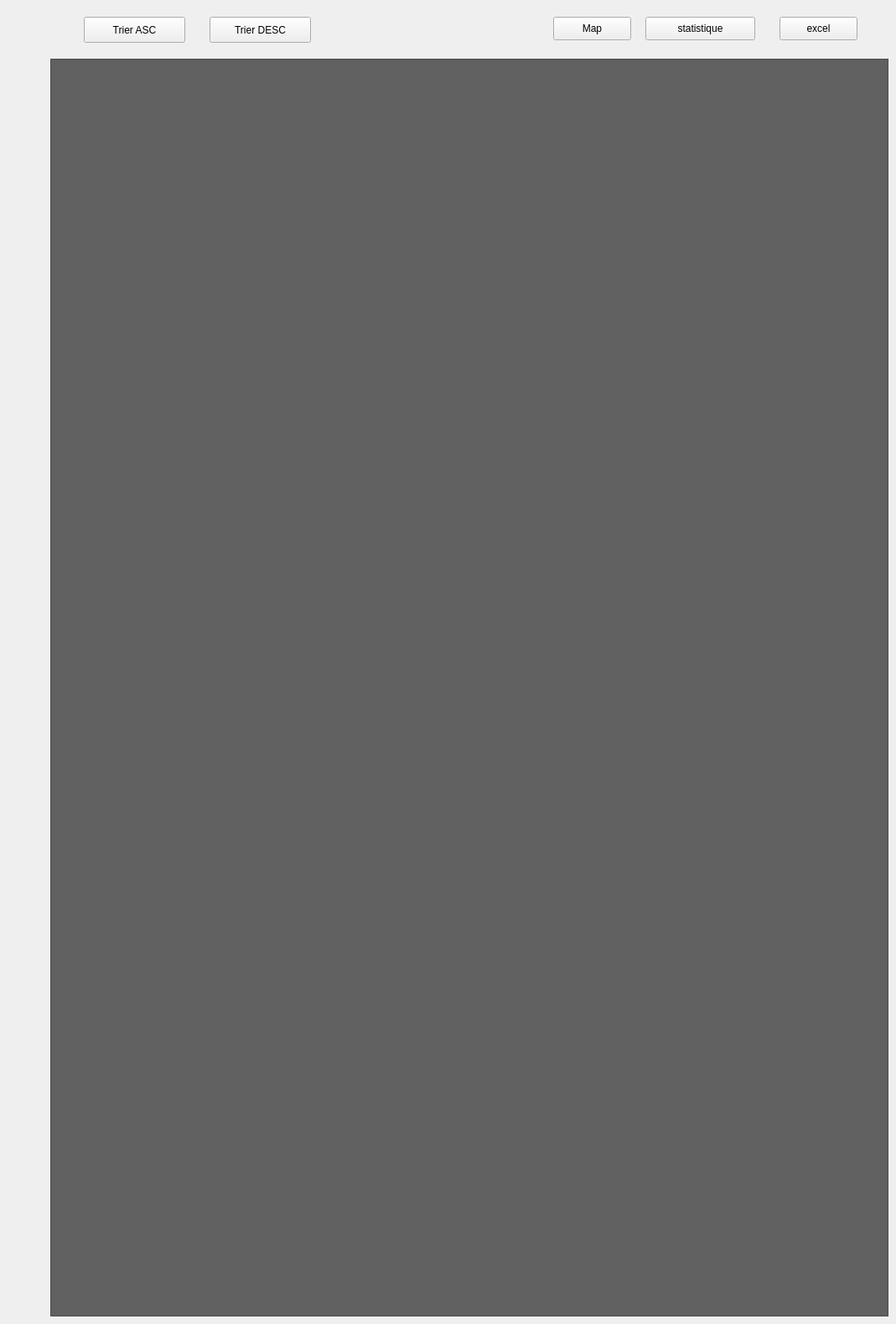
    <widget class="QWidget" name="tab_2">
     <attribute name="title">
      <string>Afficher Terrain</string>
     </attribute>
     <widget class="QTableView" name="tableTerrain">
      <property name="geometry">
       <rect>
        <x>60</x>
        <y>70</y>
        <width>1000</width>
        <height>1500</height>
       </rect>
      </property>
      <property name="palette">
       <palette>
        <active>
         <colorrole role="Button">
          <brush brushstyle="SolidPattern">
           <color alpha="255">
            <red>96</red>
            <green>96</green>
            <blue>96</blue>
           </color>
          </brush>
         </colorrole>
         <colorrole role="Base">
          <brush brushstyle="SolidPattern">
           <color alpha="255">
            <red>96</red>
            <green>96</green>
            <blue>96</blue>
           </color>
          </brush>
         </colorrole>
         <colorrole role="Window">
          <brush brushstyle="SolidPattern">
           <color alpha="255">
            <red>96</red>
            <green>96</green>
            <blue>96</blue>
           </color>
          </brush>
         </colorrole>
        </active>
        <inactive>
         <colorrole role="Button">
          <brush brushstyle="SolidPattern">
           <color alpha="255">
            <red>96</red>
            <green>96</green>
            <blue>96</blue>
           </color>
          </brush>
         </colorrole>
         <colorrole role="Base">
          <brush brushstyle="SolidPattern">
           <color alpha="255">
            <red>96</red>
            <green>96</green>
            <blue>96</blue>
           </color>
          </brush>
         </colorrole>
         <colorrole role="Window">
          <brush brushstyle="SolidPattern">
           <color alpha="255">
            <red>96</red>
            <green>96</green>
            <blue>96</blue>
           </color>
          </brush>
         </colorrole>
        </inactive>
        <disabled>
         <colorrole role="Button">
          <brush brushstyle="SolidPattern">
           <color alpha="255">
            <red>96</red>
            <green>96</green>
            <blue>96</blue>
           </color>
          </brush>
         </colorrole>
         <colorrole role="Base">
          <brush brushstyle="SolidPattern">
           <color alpha="255">
            <red>96</red>
            <green>96</green>
            <blue>96</blue>
           </color>
          </brush>
         </colorrole>
         <colorrole role="Window">
          <brush brushstyle="SolidPattern">
           <color alpha="255">
            <red>96</red>
            <green>96</green>
            <blue>96</blue>
           </color>
          </brush>
         </colorrole>
        </disabled>
       </palette>
      </property>
      <property name="styleSheet">
       <string notr="true">#tableTerrain{
   background: #606060;

}</string>
      </property>
     </widget>
     <widget class="QPushButton" name="trier">
      <property name="geometry">
       <rect>
        <x>100</x>
        <y>20</y>
        <width>121</width>
        <height>31</height>
       </rect>
      </property>
      <property name="text">
       <string>Trier ASC</string>
      </property>
     </widget>
     <widget class="QPushButton" name="buttStatistique">
      <property name="geometry">
       <rect>
        <x>770</x>
        <y>20</y>
        <width>131</width>
        <height>28</height>
       </rect>
      </property>
      <property name="text">
       <string>statistique</string>
      </property>
     </widget>
     <widget class="QPushButton" name="trier_2">
      <property name="geometry">
       <rect>
        <x>250</x>
        <y>20</y>
        <width>121</width>
        <height>31</height>
       </rect>
      </property>
      <property name="text">
       <string>Trier DESC</string>
      </property>
     </widget>
     <widget class="QPushButton" name="pushButton_map">
      <property name="geometry">
       <rect>
        <x>660</x>
        <y>20</y>
        <width>93</width>
        <height>28</height>
       </rect>
      </property>
      <property name="text">
       <string>Map</string>
      </property>
     </widget>
     <widget class="QPushButton" name="pushButton_excel">
      <property name="geometry">
       <rect>
        <x>930</x>
        <y>20</y>
        <width>93</width>
        <height>28</height>
       </rect>
      </property>
      <property name="text">
       <string>excel</string>
      </property>
     </widget>
    </widget>
